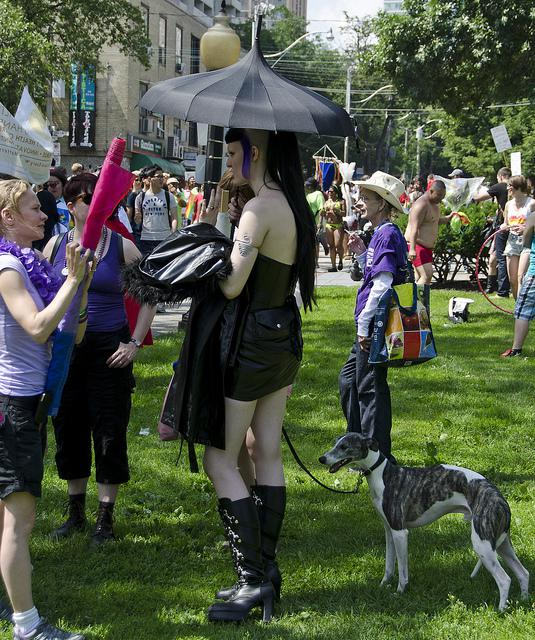
#> input picture 图像处理/4.jpg, 535 x 640 px, found by its file name
$ python Huidu.py
#> lines starting #> are read from the running program, lines starting #| are printed output that depends on the picture; after the words box and inside, x2 and y2 are one past the last pixel; in counts of white or black regions, pixels touching at a corner belong together
from skimage import io
from skimage.color import rgb2gray
import numpy as np
import matplotlib.pyplot as plt

img = io.imread("4.jpg") # (1080, 1920, 3)
#> img is the input picture: shape (640, 535, 3); mean R, G, B 79.2, 87.3, 68.7
# 灰度化
img_gray = rgb2gray(img)  # (1080, 1920)
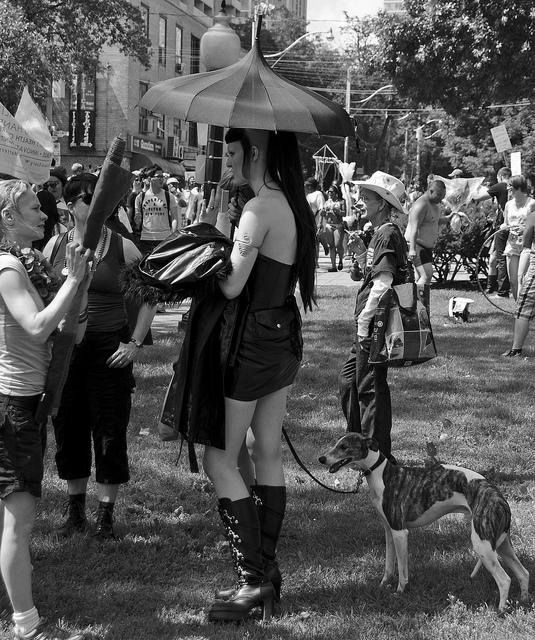
#> img_gray: shape (640, 535) float64; min 0, max 1, mean 0.33
#二值化
img_binary = np.where(img_gray >= 0.5, 1, 0)  # (1080, 1920)
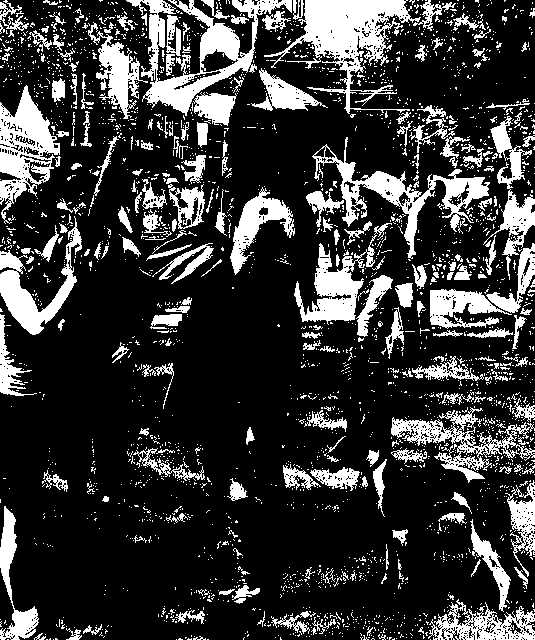
#> img_binary: shape (640, 535) int64; values 0 (black) and 1 (white), 21.6% white; 2696 white regions (2464 under 20 px), largest, box (x1, y1, x2, y2) and area: (264, 0, 421, 114) 5797, (126, 0, 292, 116) 5337, (312, 137, 490, 259) 4044


plt.figure('origin')
plt.imshow(img),plt.axis('off')
plt.figure('gray')
plt.imshow(img_gray),plt.axis('off')
plt.figure('binary')
plt.imshow(img_binary),plt.axis('off')
plt.show()
